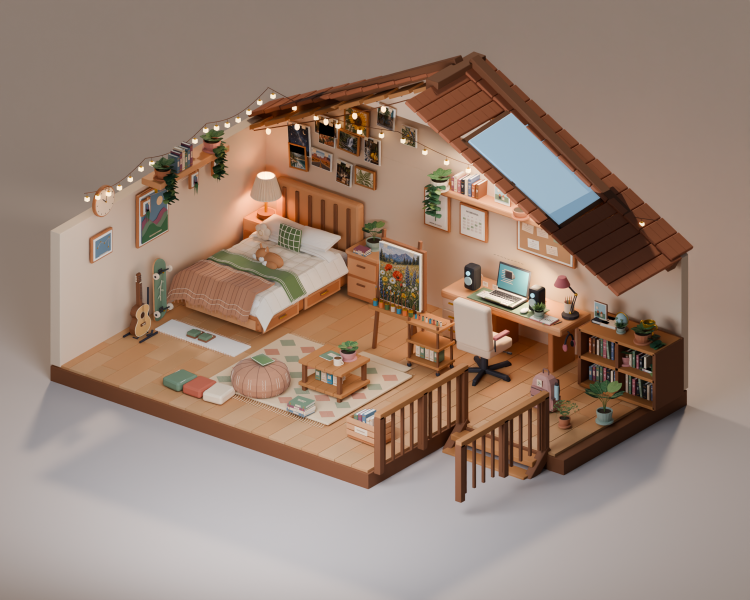
#> input picture renders/reference-rooms/atico-creativo-review.png, 1500 x 1200 px (shown at 1/2 size); its folder holds only this picture in this run
$ python build_room_contact_sheet.py
#> lines starting #> are read from the running program, lines starting #| are printed output that depends on the picture
from pathlib import Path
from PIL import Image,ImageDraw,ImageFont
R=Path(__file__).resolve().parents[1];out=R/'renders/reference-rooms'
rooms=[('atico-creativo','ÁTICO CREATIVO'),('rincon-urbano','RINCÓN URBANO'),('sala-control-gamer','SALA DE CONTROL GAMER'),('habitacion-invernadero','HABITACIÓN INVERNADERO'),('estudio-musical','ESTUDIO MUSICAL'),('rincon-explorador','RINCÓN EXPLORADOR')]
board=Image.new('RGB',(1800,1120),'#f6f2ed');d=ImageDraw.Draw(board)
#> after `board = Image.new('RGB', (1800, 1120), '#f6f2ed')`:
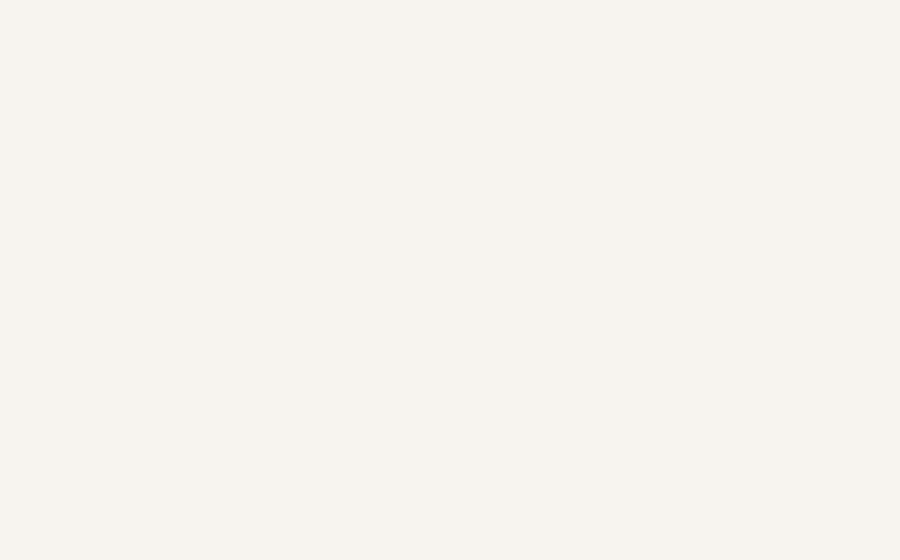
#> board: PIL image 1800x1120 RGB (shown at 1/2 size); mean R, G, B 246, 242, 237
font=ImageFont.truetype('C:/Windows/Fonts/segoeuib.ttf',22);title=ImageFont.truetype('C:/Windows/Fonts/segoeuib.ttf',34)
d.text((28,16),'COMPA VIRTUAL · HABITACIONES',font=title,fill='#172335')
for i,(slug,label) in enumerate(rooms):
 im=Image.open(out/(slug+'-review.png')).convert('RGB');im.thumbnail((590,472),Image.Resampling.LANCZOS)
#> further down, im is the input picture: PIL image 1500x1200 RGB; mean R, G, B 152.9, 131.2, 117.4
#> after `im.thumbnail((590, 472), Image.Resampling.LANCZOS)`:
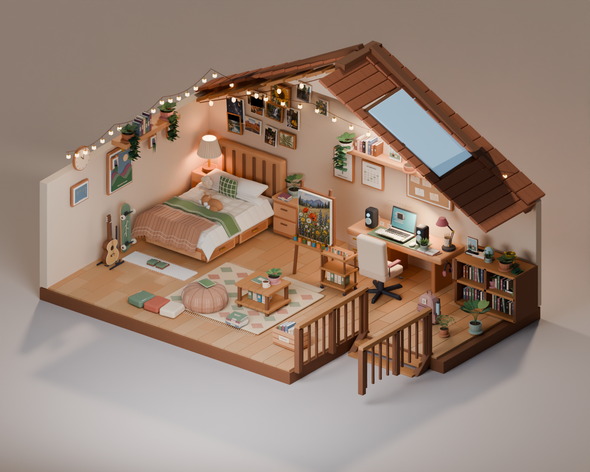
#> im: PIL image 590x472 RGB; mean R, G, B 152.9, 131.2, 117.4
 x=(i%3)*600+5;y=76+(i//3)*520;board.paste(im,(x,y));d.text((x+15,y+480),label,font=font,fill='#172335')
#> after `board.paste(im, (x, y))`:
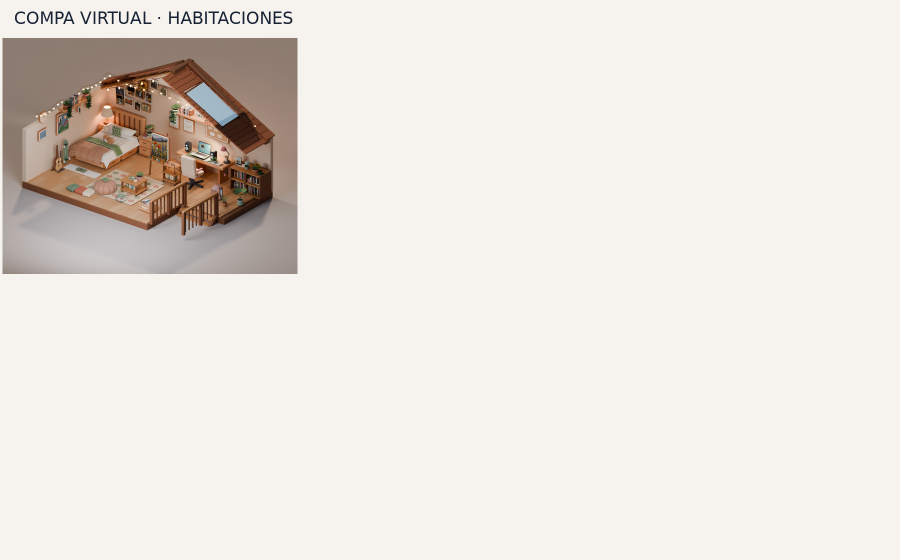
#> board: PIL image 1800x1120 RGB (shown at 1/2 size); mean R, G, B 232.7, 226.3, 220.1
#> (the run stopped early here; a loop or call above may not have finished)
